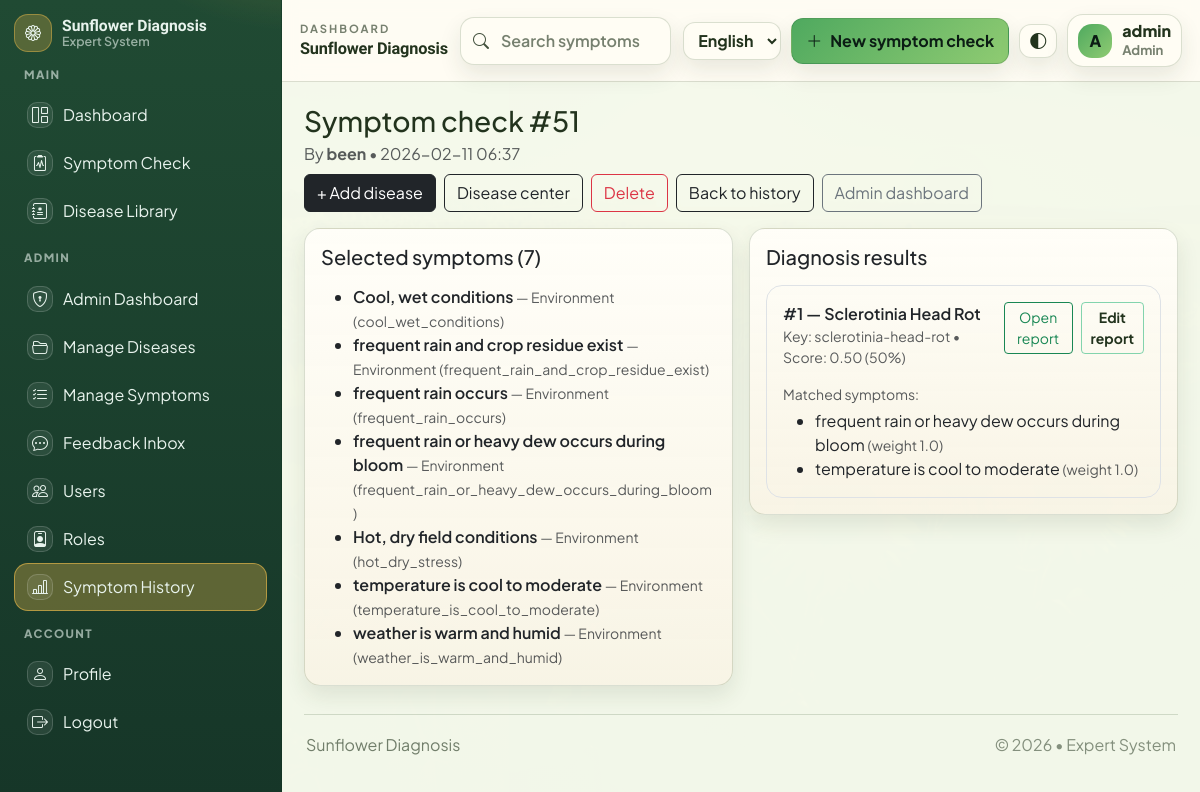
Page /admin/symptom-check/51 (signed in) on the committed database.
### app/models/user.py (models this page shows, shortened)
class User(UserMixin, db.Model):
    __tablename__ = "users"
    id = db.Column(db.Integer, primary_key=True)
    username = db.Column(db.String(80), unique=True, nullable=False, index=True)
    email = db.Column(db.String(120), unique=True, nullable=False, index=True)
    password_hash = db.Column(db.String(255), nullable=False)
    role = db.Column(db.String(20), nullable=False, default="user")  # "user", "doctor", or "admin"
    created_at = db.Column(db.DateTime, default=datetime.utcnow, nullable=False)
    role_id = db.Column(db.Integer, db.ForeignKey("roles.id"), nullable=True, index=True)
    role_obj = db.relationship("Role", lazy="joined")
    symptom_checks = db.relationship(
        "SymptomCheck", back_populates="user", cascade="all, delete-orphan"
    )
    feedback_items = db.relationship(
        "Feedback", back_populates="user", cascade="all, delete-orphan"
    )
    def has_permission(self, permission_name: str) -> bool:
        if not permission_name:
            return False
        if self.role == "admin" and permission_name == "access_admin":
            return True
        try:
            q = (
                db.session.query(Permission.id)
                .join(role_permissions, Permission.id == role_permissions.c.permission_id)
                .filter(Permission.name == permission_name)
            )
            if self.role_id:
                q = q.filter(role_permissions.c.role_id == self.role_id)
            else:
                q = q.join(Role, Role.id == role_permissions.c.role_id).filter(Role.name == self.role)
            row = q.first()
            return row is not None
        except OperationalError:
            return self.role == "admin"

### app/models/symptom_check.py (models this page shows, shortened)
class SymptomCheckSymptom(db.Model):
    __tablename__ = "symptom_check_symptoms"
    id = db.Column(db.Integer, primary_key=True)
    check_id = db.Column(
        db.Integer, db.ForeignKey("symptom_checks.id"), nullable=False, index=True
    )
    symptom_key = db.Column(db.String(80), nullable=False, index=True)
    symptom_label = db.Column(db.String(255), nullable=False)
    category = db.Column(db.String(80), nullable=True)
    check = db.relationship("SymptomCheck", back_populates="symptoms")
    __table_args__ = (
        db.UniqueConstraint("check_id", "symptom_key", name="uq_check_symptom"),
    )

### app/routes/admin.py (the view)
@admin_bp.route("/symptom-check/<int:check_id>")
@login_required
@permission_required("view_symptom_checks")
def symptom_check_detail(check_id: int):
    check = SymptomCheck.query.get_or_404(check_id)
    parsed_results = []
    for r in check.results:
        try:
            matched = json.loads(r.matched_json) if r.matched_json else []
        except Exception:
            matched = []
        disease_id = r.disease_id
        if not disease_id and r.disease_key:
            disease_row = Disease.query.filter_by(slug=r.disease_key).first()
            disease_id = disease_row.id if disease_row else None
        parsed_results.append(
            {
                "rank": r.rank,
                "disease_id": disease_id,
                "disease_key": r.disease_key,
                "disease_name": r.disease_name,
                "percent": r.percent,
                "score": r.score,
                "matched": matched,
            }
        )
    return render_template(
        "admin/symptom_check_detail.html",
        check=check,
        parsed_results=parsed_results,
    )

### app/models/user.py (called while the page is built)
@login_manager.user_loader
def load_user(user_id: str):
    return User.query.get(int(user_id))

### app/utils.py (called while the page is built)
def permission_required(permission_name: str):
    def decorator(fn):
        @wraps(fn)
        def wrapper(*args, **kwargs):
            if not current_user.is_authenticated:
                abort(403)
            if not getattr(current_user, "has_permission", None):
                abort(403)
            if not current_user.has_permission(permission_name):
                abort(403)
            return fn(*args, **kwargs)
        return wrapper
    return decorator

### app/templates/admin/symptom_check_detail.html (shortened to what this page needs)
{% extends "base.html" %}

### app/templates/base.html (shortened to what this page needs)
<!doctype html>
<html lang="en" data-theme="light" data-bs-theme="light">
<head>
  <link href="https://cdn.jsdelivr.net/npm/bootstrap@5.3.3/dist/css/bootstrap.min.css" rel="stylesheet">
  <link href="https://cdn.jsdelivr.net/npm/bootstrap-icons@1.11.3/font/bootstrap-icons.min.css" rel="stylesheet">
  <link rel="stylesheet" href="{{ url_for('static', filename='css/style.css') }}?v=14">
</head>
<body>
  {% set authed = current_user.is_authenticated %}
  {% if authed %}
  <div class="sf-app">
    <aside class="sf-sidebar" aria-label="Sidebar">
      <div class="sf-side-head">
        <a class="sf-brand" href="{{ url_for('main.home') }}">
          <span class="sf-brand-icon" aria-hidden="true"><i class="bi bi-flower1"></i></span>
          <span class="sf-brand-text">
            <span class="sf-brand-title" data-i18n="brand_title">Sunflower Diagnosis</span>
            <span class="sf-brand-sub" data-i18n="brand_sub">Expert System</span>
          </span>
        </a>
      </div>
      <nav class="sf-nav">
        <div class="sf-nav-section" data-i18n="nav_main">MAIN</div>
        <a class="sf-nav-item {% if request.path == '/' %}is-active{% endif %}" href="{{ url_for('main.home') }}">
          <span class="sf-nav-ico" aria-hidden="true"><i class="bi bi-grid-1x2"></i></span>
          <span data-i18n="nav_dashboard">Dashboard</span>
        </a>
        <a class="sf-nav-item {% if request.path.startswith('/diagnose') %}is-active{% endif %}" href="{{ url_for('main.diagnose_page') }}">
          <span class="sf-nav-ico" aria-hidden="true"><i class="bi bi-clipboard2-pulse"></i></span>
          <span data-i18n="nav_symptom_check">Symptom Check</span>
        </a>
        <a class="sf-nav-item" href="{{ url_for('main.home') }}#library">
          <span class="sf-nav-ico" aria-hidden="true"><i class="bi bi-journal-medical"></i></span>
          <span data-i18n="nav_disease_library">Disease Library</span>
        </a>
        {% if current_user.has_permission('access_admin') %}
          <div class="sf-nav-section" data-i18n="nav_admin">ADMIN</div>
          <a class="sf-nav-item {% if request.path.startswith('/admin/dashboard') %}is-active{% endif %}" href="{{ url_for('admin.dashboard') }}">
            <span class="sf-nav-ico" aria-hidden="true"><i class="bi bi-shield-lock"></i></span>
            <span data-i18n="nav_admin_dashboard">Admin Dashboard</span>
          </a>
          <a class="sf-nav-item {% if request.path.startswith('/admin/diseases') or request.path.startswith('/admin/disease/') %}is-active{% endif %}" href="{{ url_for('admin.diseases') }}">
            <span class="sf-nav-ico" aria-hidden="true"><i class="bi bi-folder2-open"></i></span>
            <span data-i18n="nav_manage_diseases">Manage Diseases</span>
          </a>
          <a class="sf-nav-item {% if request.path.startswith('/admin/checklists') or request.path.startswith('/admin/checklist/') %}is-active{% endif %}" href="{{ url_for('admin.checklists') }}">
            <span class="sf-nav-ico" aria-hidden="true"><i class="bi bi-list-check"></i></span>
            <span data-i18n="nav_manage_symptoms">Manage Symptoms</span>
          </a>
          <a class="sf-nav-item {% if request.path.startswith('/admin/feedback') %}is-active{% endif %}" href="{{ url_for('admin.feedback') }}">
            <span class="sf-nav-ico" aria-hidden="true"><i class="bi bi-chat-dots"></i></span>
            <span data-i18n="nav_feedback_inbox">Feedback Inbox</span>
          </a>
          <a class="sf-nav-item {% if request.path.startswith('/admin/users') or request.path.startswith('/admin/user') %}is-active{% endif %}" href="{{ url_for('admin.users') }}">
            <span class="sf-nav-ico" aria-hidden="true"><i class="bi bi-people"></i></span>
            <span data-i18n="nav_users">Users</span>
          </a>
          <a class="sf-nav-item {% if request.path.startswith('/admin/roles') %}is-active{% endif %}" href="{{ url_for('admin.roles') }}">
            <span class="sf-nav-ico" aria-hidden="true"><i class="bi bi-person-badge"></i></span>
            <span data-i18n="nav_roles">Roles</span>
          </a>
          <a class="sf-nav-item {% if request.path.startswith('/admin/symptom') %}is-active{% endif %}" href="{{ url_for('admin.symptom_checks') }}">
            <span class="sf-nav-ico" aria-hidden="true"><i class="bi bi-bar-chart-line"></i></span>
            <span data-i18n="nav_symptom_history">Symptom History</span>
          </a>
        {% endif %}
        <div class="sf-nav-section" data-i18n="nav_account">ACCOUNT</div>
        <a class="sf-nav-item {% if request.path.startswith('/user/profile') %}is-active{% endif %}" href="{{ url_for('user.profile') }}">
          <span class="sf-nav-ico" aria-hidden="true"><i class="bi bi-person"></i></span>
          <span data-i18n="nav_profile">Profile</span>
        </a>
        <a class="sf-nav-item" href="{{ url_for('auth.logout') }}">
          <span class="sf-nav-ico" aria-hidden="true"><i class="bi bi-box-arrow-right"></i></span>
          <span data-i18n="nav_logout">Logout</span>
        </a>
      </nav>
    </aside>
    <div class="sf-main">
      <header class="sf-topbar">
        <div class="sf-topbar-left">
          <div class="sf-topbar-meta">
            <div class="sf-topbar-kicker" data-i18n="topbar_kicker">Dashboard</div>
            <div class="sf-topbar-title" data-i18n="topbar_title">Sunflower Diagnosis</div>
          </div>
        </div>
        <form class="sf-search" role="search" method="get" action="{{ url_for('main.search') }}">
          <i class="bi bi-search sf-search-ico" aria-hidden="true"></i>
          <input class="sf-search-input" type="search" name="q" value="{{ request.args.get('q','') }}" placeholder="Search symptoms, reports, crops" data-i18n-placeholder="search_placeholder" autocomplete="off" aria-label="Search">
        </form>
        <div class="sf-top-actions">
          <select class="sf-lang-select" data-language-select aria-label="Language">
            <option value="en">English</option>
          </select>
          <a class="sf-primary-btn" href="{{ url_for('main.diagnose_page') }}">
            <i class="bi bi-plus-lg" aria-hidden="true"></i>
            <span data-i18n="new_symptom_check">New symptom check</span>
          </a>
          <button class="sf-icon-btn" type="button" data-action="toggleTheme" title="Toggle theme" data-i18n-title="toggle_theme" aria-label="Toggle theme">
            <i class="bi bi-circle-half" aria-hidden="true"></i>
          </button>
          <div class="sf-userchip" title="Signed in">
            <div class="sf-avatar" aria-hidden="true">{{ (current_user.username or 'U')[0] | upper }}</div>
            <div class="sf-userchip-text d-none d-sm-block">
              <div class="sf-userchip-name">{{ current_user.username }}</div>
              <div class="sf-userchip-role">{{ (current_user.role or 'user') | capitalize }}</div>
            </div>
          </div>
        </div>
      </header>
      <main class="sf-content">
        {{ page_content | safe }}
        <footer class="sf-footer">
          <div data-i18n="footer_title">Sunflower Diagnosis</div>
          <div class="sf-footer-muted" data-i18n="footer_sub">© 2026 • Expert System</div>
        </footer>
      </main>
    </div>
  </div>
  {% endif %}
</body>
</html>

### rows in the picture
User: username "A", username "admin", role "Admin"
SymptomCheckSymptom: symptom_label "Symptom check #51 By been • 2026-02-11 06:37 + Add disease Disease center Delete Back to history Admin dashboard Selected symptoms (7) Cool, wet conditions — Environment (cool_wet_conditions) frequent rain and crop residue exist — Environment (frequent_rain_and_crop_residue_exist) frequent rain occurs — Environment (frequent_rain_occurs) frequent rain or heavy dew occurs during bloom — Environment (frequent_rain_or_heavy_dew_occurs_during_bloom) Hot, dry field conditions — Environment (hot_dry_stress) temperature is cool to moderate — Environment (temperature_is_cool_to_moderate) weather is warm and humid — Environment (weather_is_warm_and_humid) Diagnosis results #1 — Sclerotinia Head Rot…"
